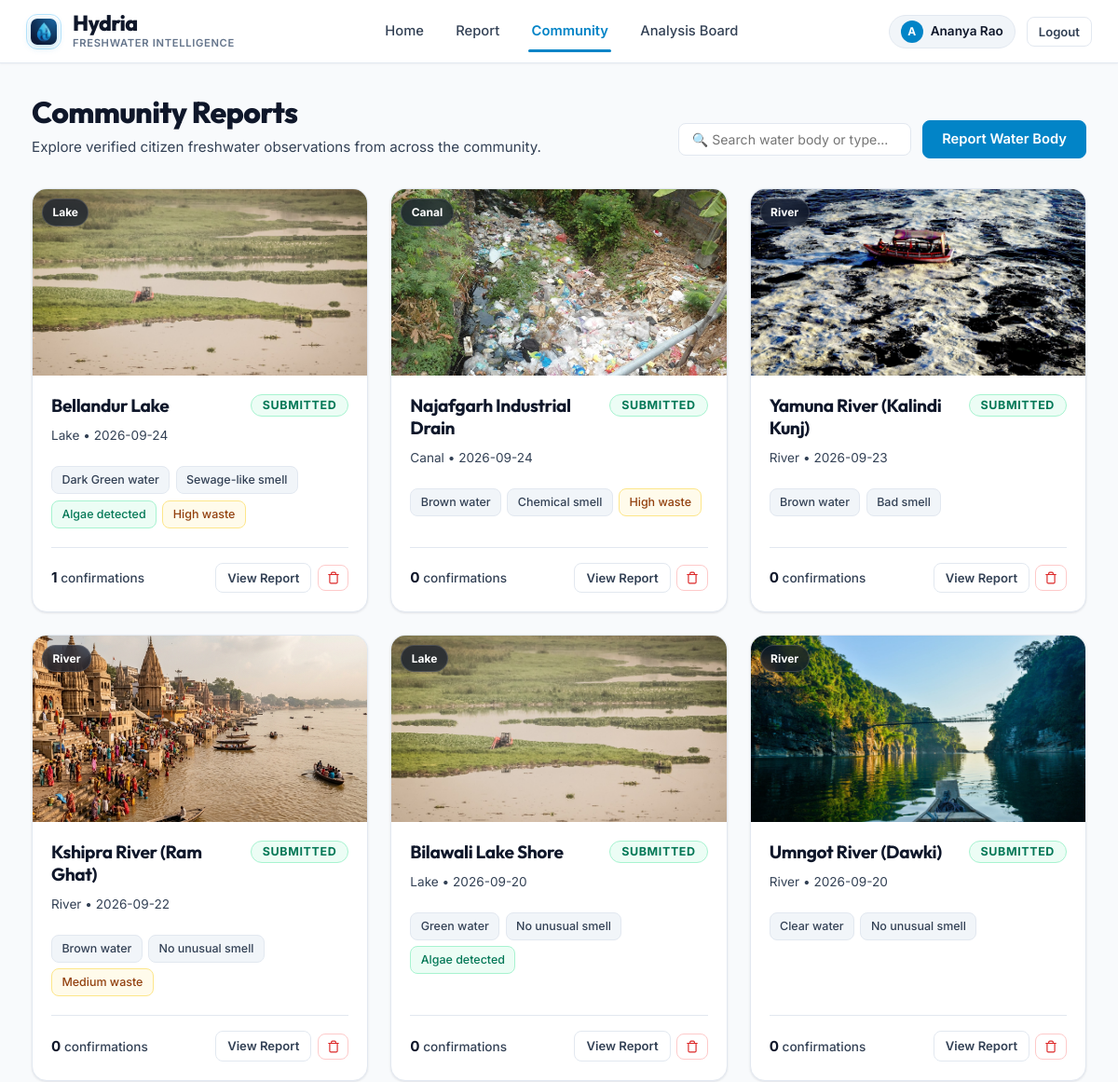
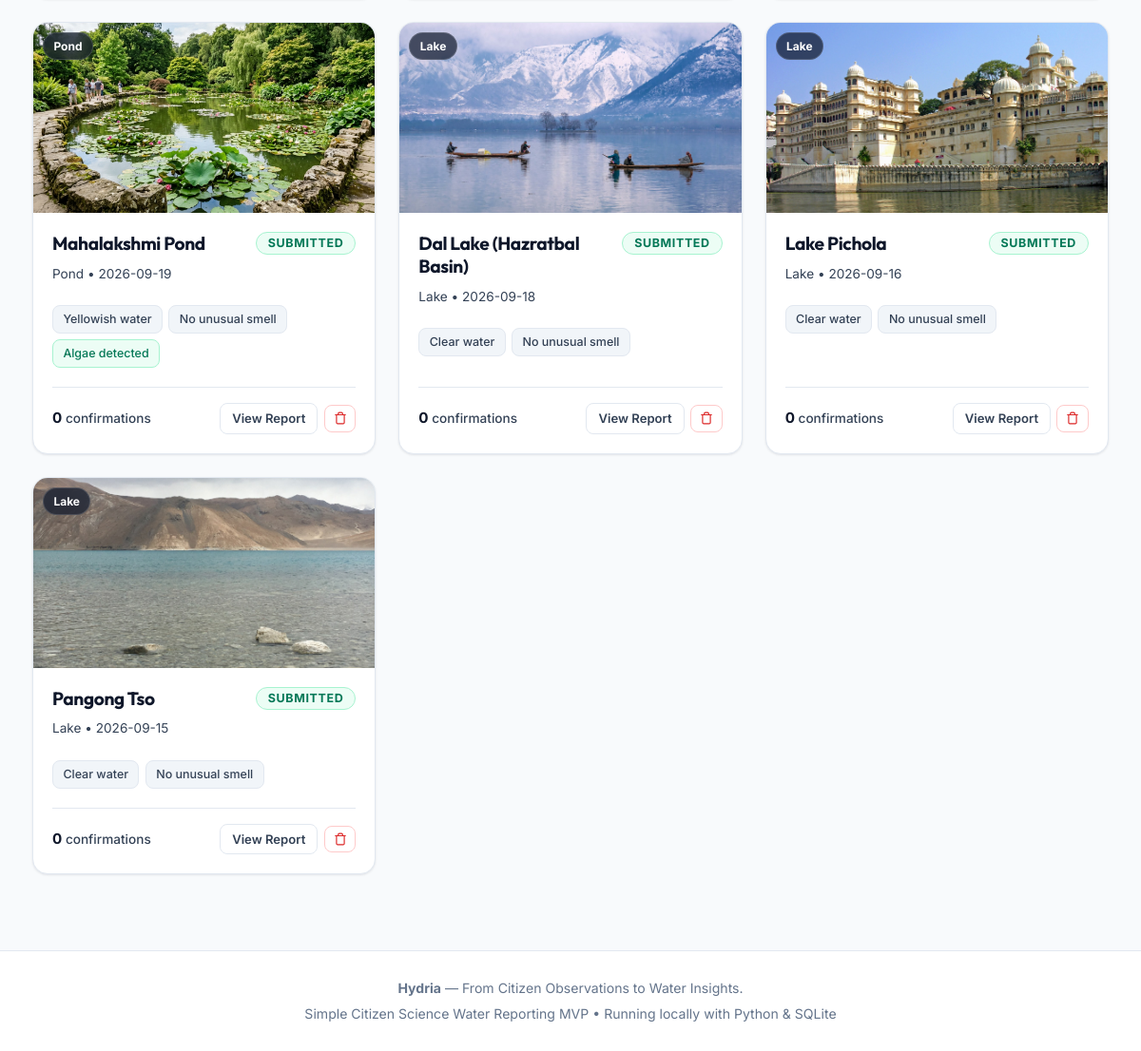
Screenshot of /community (signed in) with the database file from the repository (2 pictures, top to bottom).
### tables this page shows
CREATE TABLE users (
        id INTEGER PRIMARY KEY AUTOINCREMENT,
        name TEXT NOT NULL,
        email TEXT UNIQUE NOT NULL,
        password_hash TEXT NOT NULL,
        created_at TIMESTAMP DEFAULT CURRENT_TIMESTAMP
    );

CREATE TABLE reports (
        id INTEGER PRIMARY KEY AUTOINCREMENT,
        user_id INTEGER NOT NULL,
        water_body_name TEXT,
        water_body_type TEXT NOT NULL,
        latitude REAL NOT NULL,
        longitude REAL NOT NULL,
        water_colour TEXT NOT NULL,
        smell TEXT NOT NULL,
        algae TEXT NOT NULL,
        visible_waste TEXT NOT NULL,
        water_appearance TEXT NOT NULL,
        dead_fish TEXT DEFAULT 'No',
        additional_observation TEXT,
        image_path TEXT NOT NULL,
        image_hash TEXT NOT NULL,
        status TEXT NOT NULL CHECK(status IN ('Not Watched', 'In Process', 'Submitted')),
        is_demo INTEGER DEFAULT 0,
        created_at TIMESTAMP DEFAULT CURRENT_TIMESTAMP,
        updated_at TIMESTAMP DEFAULT CURRENT_TIMESTAMP,
        FOREIGN KEY (user_id) REFERENCES users(id) ON DELETE CASCADE
    );

### app.py (the view)
@app.route('/community')
def community():
    reports = database.get_community_reports()
    return render_template('community.html', reports=reports)

### app.py (called while the page is built)
@app.context_processor
def inject_user():
    user = None
    if 'user_id' in session:
        user = {
            'id': session['user_id'],
            'name': session.get('user_name', 'Citizen Monitor'),
            'email': session.get('user_email', '')
        }
    return dict(current_user=user)

### database.py (called while the page is built)
def get_db_connection():
    conn = sqlite3.connect(DATABASE_PATH)
    conn.row_factory = sqlite3.Row
    conn.execute("PRAGMA foreign_keys = ON")
    return conn

def get_community_reports():
    conn = get_db_connection()
    query = """
        SELECT r.*, u.name AS submitter_name,
               (SELECT COUNT(*) FROM votes v WHERE v.report_id = r.id) AS vote_count
        FROM reports r
        JOIN users u ON r.user_id = u.id
        WHERE r.status = 'Submitted'
        ORDER BY r.created_at DESC
    """
    reports = conn.execute(query).fetchall()
    conn.close()
    return reports

### templates/community.html (shortened to what this page needs)
{% extends "base.html" %}
{% block content %}
<div style="margin-bottom: 2rem; display: flex; align-items: flex-end; justify-content: space-between; flex-wrap: wrap; gap: 1rem;">
    <div>
        <h1 style="font-size: 2rem; font-weight: 800; color: var(--text-primary); margin-bottom: 0.35rem;">
            Community Reports
        </h1>
        <p style="color: var(--text-secondary); font-size: 0.95rem;">
            Explore verified citizen freshwater observations from across the community.
        </p>
    </div>
    <div style="display: flex; gap: 0.75rem; align-items: center;">
        <input type="text" id="community-search" placeholder="🔍 Search water body or type..."
               class="form-control" style="width: 250px; padding: 0.5rem 0.85rem; font-size: 0.88rem;" onkeyup="filterCommunityReports()">
        {% if current_user %}
            <a href="{{ url_for('report_page') }}" class="btn btn-primary" style="white-space: nowrap;">
                Report Water Body
            </a>
        {% endif %}
    </div>
</div>
{% if reports %}
    <div class="reports-grid">
        {% for r in reports %}
            <div class="report-card">
                <div style="position: relative; overflow: hidden; height: 200px; background: #0f172a;">
                    <img src="/{{ r.image_path }}" alt="{{ r.water_body_name or r.water_body_type }}" class="report-card-img"
                         loading="lazy"
                         onerror="this.src='/static/images/placeholder.svg';">
                    <span style="position: absolute; top: 10px; left: 10px; background: rgba(15, 23, 42, 0.7); backdrop-filter: blur(6px); color: #ffffff; font-size: 0.75rem; font-weight: 700; padding: 0.25rem 0.65rem; border-radius: 9999px; border: 1px solid rgba(255,255,255,0.15);">
                        {{ r.water_body_type }}
                    </span>
                </div>
                <div class="report-card-body">
                    <div style="display: flex; align-items: flex-start; justify-content: space-between; gap: 0.5rem; margin-bottom: 0.35rem;">
                        <h2 class="report-card-title">
                            {{ r.water_body_name or "Unnamed " ~ r.water_body_type }}
                        </h2>
                        <span class="badge badge-submitted">Submitted</span>
                    </div>
                    <div style="font-size: 0.85rem; color: var(--text-secondary); margin-bottom: 0.5rem;">
                        <span>{{ r.water_body_type }}</span> &bull; <span>{{ r.created_at[:10] }}</span>
                    </div>
                    <div class="report-tags">
                        <span class="tag-pill">{{ r.water_colour }} water</span>
                        <span class="tag-pill">{{ r.smell }}</span>
                        {% if r.algae == 'Yes' %}
                            <span class="tag-pill" style="background-color: var(--accent-light); color: var(--accent-hover); border-color: #a7f3d0;">
                                Algae detected
                            </span>
                        {% endif %}
                        {% if r.visible_waste in ['Medium', 'High'] %}
                            <span class="tag-pill" style="background-color: var(--warning-light); color: #92400e; border-color: #fde68a;">
                                {{ r.visible_waste }} waste
                            </span>
                        {% endif %}
                    </div>
                    <div class="report-card-footer">
                        <span style="font-size: 0.85rem; color: var(--text-secondary); font-weight: 500;">
                            <strong style="color: var(--text-primary); font-size: 0.95rem;">{{ r.vote_count }}</strong> confirmations
                        </span>
                        <div style="display: flex; align-items: center; gap: 0.4rem;">
                            <a href="{{ url_for('report_detail', report_id=r.id) }}" class="btn btn-secondary" style="padding: 0.38rem 0.75rem; font-size: 0.82rem;">
                                View Report
                            </a>
                            {% if current_user and (current_user.id == r.user_id or current_user.id in [1, 21] or 'vaishnavi' in current_user.email|lower or r.is_demo) %}
                                <form action="{{ url_for('delete_report_route', report_id=r.id) }}" method="POST"
                                      onsubmit="return confirm('Permanently delete this report for {{ r.water_body_name or r.water_body_type }}?');" style="margin: 0;">
                                    <button type="submit" class="btn btn-danger-outline btn-sm" title="Delete report" style="padding: 0.38rem 0.55rem; display: inline-flex; align-items: center;">
                                        <svg width="14" height="14" viewBox="0 0 24 24" fill="none" stroke="currentColor" stroke-width="2" stroke-linecap="round" stroke-linejoin="round">
                                            <polyline points="3 6 5 6 21 6"/>
                                            <path d="M19 6v14a2 2 0 0 1-2 2H7a2 2 0 0 1-2-2V6m3 0V4a2 2 0 0 1 2-2h4a2 2 0 0 1 2 2v2"/>
                                        </svg>
                                    </button>
                                </form>
                            {% endif %}
                        </div>
                    </div>
                </div>
            </div>
        {% endfor %}
    </div>
{% endif %}
{% endblock %}

### templates/base.html (shortened to what this page needs)
<!DOCTYPE html>
<html lang="en">
<head>
    <link rel="stylesheet" href="{{ url_for('static', filename='css/style.css') }}">
</head>
<body>
    <header class="navbar">
        <div class="nav-container">
            <a href="{% if current_user %}{{ url_for('dashboard') }}{% else %}{{ url_for('login') }}{% endif %}" class="brand" id="brand-link">
                <span class="brand-logo-badge" style="background: none; padding: 0; box-shadow: none; display: flex; align-items: center;">
                    <img src="{{ url_for('static', filename='images/hydria-icon-64.png') }}" alt="Hydria" style="width: 28px; height: 28px; border-radius: 7px; display: block; box-shadow: 0 2px 8px rgba(2, 132, 199, 0.3);">
                </span>
                <div class="brand-meta">
                    <span class="brand-title">Hydria</span>
                    <span class="brand-tagline-sub">Freshwater Intelligence</span>
                </div>
            </a>
            <nav>
                <ul class="nav-links">
                    {% if current_user %}
                        <li><a href="{{ url_for('dashboard') }}" class="nav-link {% if request.path == url_for('dashboard') %}active{% endif %}" id="nav-home">Home</a></li>
                        <li><a href="{{ url_for('report_page') }}" class="nav-link {% if request.path.startswith('/report') and request.path == url_for('report_page') %}active{% endif %}" id="nav-report">Report</a></li>
                        <li><a href="{{ url_for('community') }}" class="nav-link {% if request.path == url_for('community') %}active{% endif %}" id="nav-community">Community</a></li>
                        <li><a href="{{ url_for('analysis_board') }}" class="nav-link {% if request.path == url_for('analysis_board') %}active{% endif %}" id="nav-board">Analysis Board</a></li>
                    {% endif %}
                </ul>
            </nav>
            {% if current_user %}
                <div class="nav-user">
                    <div class="user-pill">
                        <span class="user-avatar-circle">{{ current_user.name[:1]|upper }}</span>
                        <span class="user-name-text">{{ current_user.name }}</span>
                    </div>
                    <a href="{{ url_for('logout') }}" class="btn btn-secondary btn-sm" id="nav-logout">Logout</a>
                </div>
            {% endif %}
        </div>
    </header>
    <main class="main-content">
        {% block content %}{% endblock %}
    </main>
    <footer class="footer">
        <div><strong>Hydria</strong> — From Citizen Observations to Water Insights.</div>
        <div style="margin-top: 0.25rem;">Simple Citizen Science Water Reporting MVP &bull; Running locally with Python &amp; SQLite</div>
    </footer>
</body>
</html>

### rows the page displays
users: name "Ananya Rao"
reports: image_path (picture), water_body_type "Lake", water_body_name "Bellandur Lake", created_at "2026-09-24", water_colour "Dark Green", smell "Sewage-like smell", algae "Algae detected", visible_waste "High", vote_count "1"
reports: image_path (picture), water_body_type "Canal", water_body_name "Najafgarh Industrial Drain", created_at "2026-09-24", water_colour "Brown", smell "Chemical smell", visible_waste "High", vote_count "0"
reports: image_path (picture), water_body_type "River", water_body_name "Yamuna River (Kalindi Kunj)", created_at "2026-09-23", water_colour "Brown", smell "Bad smell", vote_count "0"
reports: image_path (picture), water_body_type "River", water_body_name "Kshipra River (Ram Ghat)", created_at "2026-09-22", water_colour "Brown", smell "No unusual smell", visible_waste "Medium", vote_count "0"
reports: image_path (picture), water_body_type "Lake", water_body_name "Bilawali Lake Shore", created_at "2026-09-20", water_colour "Green", smell "No unusual smell", algae "Algae detected", vote_count "0"
reports: image_path (picture), water_body_type "River", water_body_name "Umngot River (Dawki)", created_at "2026-09-20", water_colour "Clear", smell "No unusual smell", vote_count "0"
reports: image_path (picture), water_body_type "Pond", water_body_name "Mahalakshmi Pond", created_at "2026-09-19", water_colour "Yellowish", smell "No unusual smell", algae "Algae detected", vote_count "0"
reports: image_path (picture), water_body_type "Lake", water_body_name "Dal Lake (Hazratbal Basin)", created_at "2026-09-18", water_colour "Clear", smell "No unusual smell", vote_count "0"
reports: image_path (picture), water_body_type "Lake", water_body_name "Lake Pichola", created_at "2026-09-16", water_colour "Clear", smell "No unusual smell", vote_count "0"
reports: image_path (picture), water_body_type "Lake", water_body_name "Pangong Tso", created_at "2026-09-15", water_colour "Clear", smell "No unusual smell", vote_count "0"

### other values shown
{{ current_user.name[:1]|upper }} "A"
